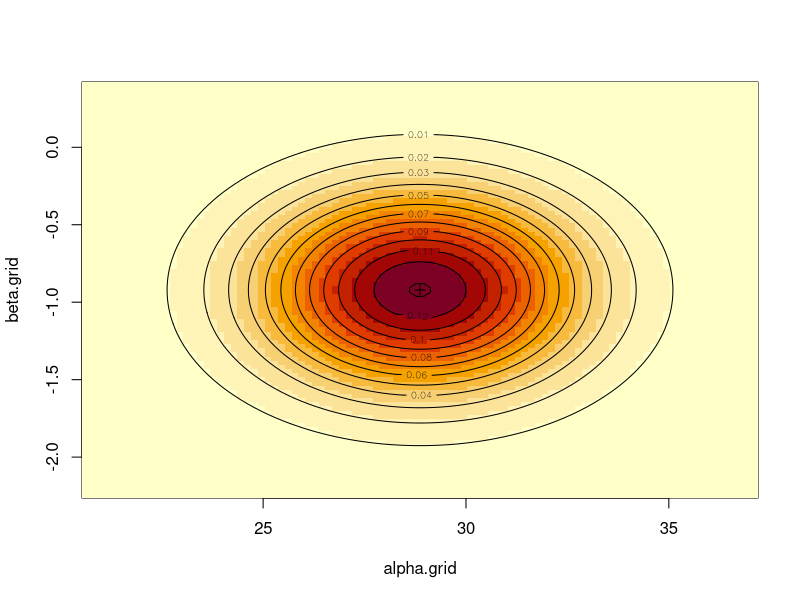
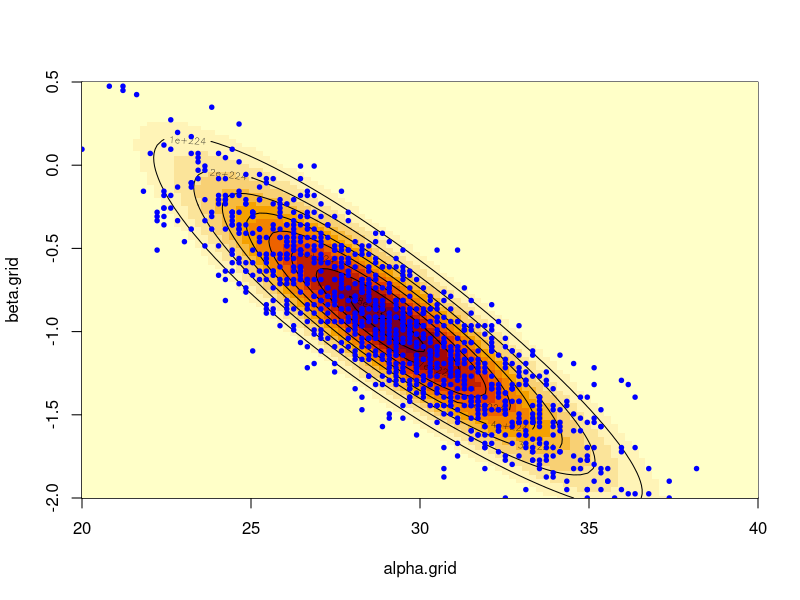
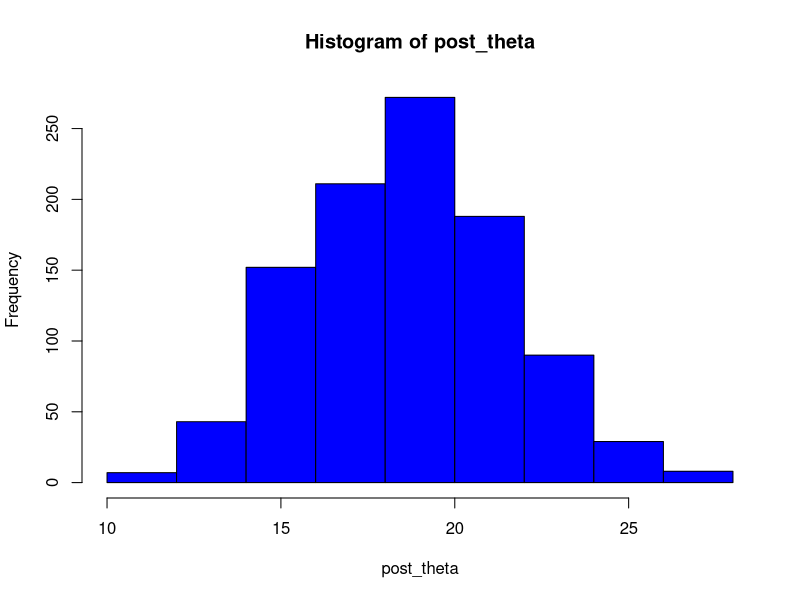

Write the R code that produced these figures, in order.
#b
t = seq(1,10,by=1)
y = c(24,25,31,31,22,21,26,20,16,22)
mod <- lm(y~t)
summary(mod)
alpha_mean <- mod$coefficients[1]
alpha_sd <- coef(summary(mod))[1, 2]
beta_mean <- mod$coefficients[2]
beta_sd <- coef(summary(mod))[2, 2]
# alpha and beta follow independent normal distribution
alpha.grid=seq(alpha_mean-3*alpha_sd, alpha_mean+3*alpha_sd, length=100)
beta.grid=seq(beta_mean-3*beta_sd, beta_mean+3*beta_sd, length=100)

p=matrix(NA, 100, 100)
evaluate_dist=function(alpha, beta){
  product_alpha_beta_dist = dnorm(alpha, alpha_mean, alpha_sd)*dnorm(beta, beta_mean, beta_sd)
  return(product_alpha_beta_dist)
  }

for (i in 1:100){
  for (j in 1:100){
    p[i,j]=evaluate_dist(alpha.grid[i], beta.grid[j])}}
image(alpha.grid,beta.grid,p)
points(alpha_mean,beta_mean,pch=3)
contour(alpha.grid, beta.grid, p,xlab = "alpha",ylab = "beta",add=TRUE)

#f
#alpha.grid=seq(alpha_mean-3*alpha_sd, alpha_mean+3*alpha_sd, length=100)
#beta.grid=seq(beta_mean-3*beta_sd, beta_mean+3*beta_sd, length=100)

alpha.grid=seq(20, 40, length=100)
beta.grid=seq(-2.0, 0.5, length=100)
evaluate_postdist=function(alpha, beta){
  post_dist = exp(-(10*alpha+sum(beta*t)) + sum(y*log(alpha+beta*t)))
  return(post_dist)
}
z=matrix(NA, 100, 100)
for (i in 1:100){
  for (j in 1:100){
    z[i,j]=evaluate_postdist(alpha.grid[i], beta.grid[j])}}
image(alpha.grid,beta.grid,z,xlim=c(20, 40), ylim=c(-2.0, 0.5))
points(alpha_mean,beta_mean,pch=3)
contour(alpha.grid, beta.grid, z,xlab = "alpha",ylab = "beta",  add=TRUE)
#contour(alpha.grid, beta.grid, z, xlim=c(20, 40),
        #ylim=c(-2.5, 0.5), xlab="alpha", ylab="beta")

#1000 draws from posterior
pa <- rowSums(z) # marginal on alpha
ns <- 1000 # #samples
alpha.s <- beta.s <- numeric(ns)
for (s in 1:ns) {
  ia <- sample.int(100, 1, prob=pa) # sample alpha
  ib <- sample.int(100, 1, prob=z[ia,]) # sample beta | alpha
  alpha.s[s] <- alpha.grid[ia]; beta.s[s] <- beta.grid[ib]
}
# add to plot
points(alpha.s, beta.s, pch=19, col='blue', cex=.6, xlim=c(20, 40), ylim=c(-2.0, 0.5))


## g
t1 <- 11
post_theta <- alpha.s+ t1*beta.s
hist(post_theta, col = 'blue')

## h
postpred_y <- rpois(1000,alpha.s+ t1*beta.s)
sort_postpred <- sort(postpred_y)
conf_interval_95 <- sort_postpred[c(25,975)]
print(conf_interval_95)
# [1] 10 30



